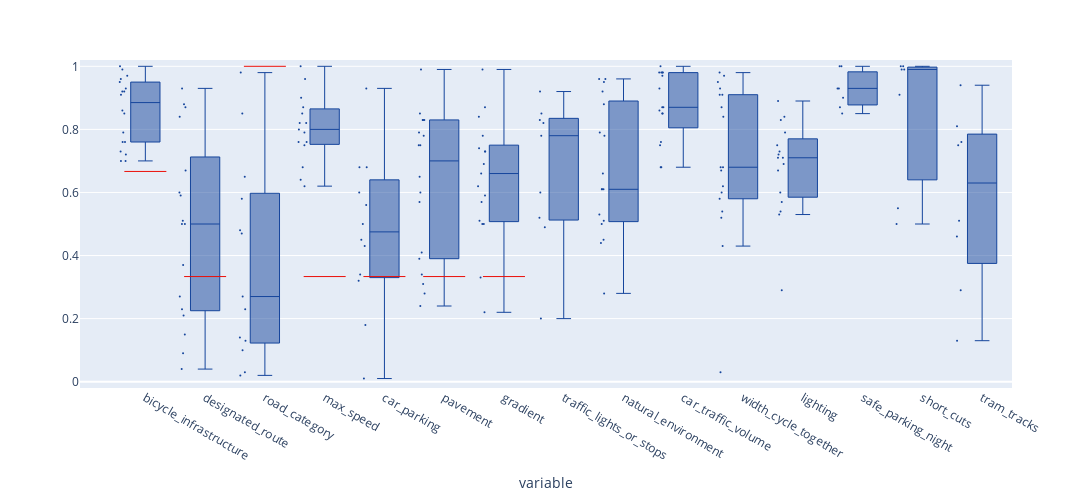

Notebook code cell kept with this figure:
### Code cell
ind_ws5 = ind_workshop.loc[:,ind_workshop.count()>4]
plot = ind_ws5.boxplot(points="all", title="Workshop: Indicator importance (indicators with min. 5 ratings)" if plot_title else None)
plot.update_layout(width=1200, height=500, yaxis=dict(range=[-0.02,1.02], title="importance" if plot_yAxTitle else None))
plot.update_traces(marker_color="#15459C", line_width=1, marker_size=2)
plot.add_scatter(name="bikeability", y=ind_netascore_norm, x=ind_netascore_norm.index, marker_size=30, line_color="#EB0F09", showlegend=False, mode="markers", marker_symbol="line-ew-open")
plot.show()
if export_html: plot.write_html(os.path.join(output_dir, "indicators_3.html"))
if export_png: plot.write_image(os.path.join(output_dir, "indicators_3.png"), scale=6)
if export_svg: plot.write_image(os.path.join(output_dir, "indicators_3.svg"))
if export_pdf: plot.write_image(os.path.join(output_dir, "indicators_3.pdf"))
print(f"Excluded indicators (with less than 5 ratings): {ind_workshop.loc[:,ind_workshop.count()<5].columns.to_list()}")

### Figure 1 — Plotly figure (JSON) as saved in the notebook; plotly's stock layout.template omitted (floating-point values rounded to 4 significant figures; data arrays with more than 128 entries replaced by an {"elided": "..."} marker saying what was removed)
{"data": [{"alignmentgroup": "True", "boxpoints": "all", "hovertemplate": "variable=%{x}<br>value=%{y}<extra></extra>", "legendgroup": "", "line": {"width": 1}, "marker": {"color": "#15459C", "size": 2}, "name": "", "notched": false, "offsetgroup": "", "orientation": "v", "showlegend": false, "type": "box", "x": {"elided": "270 str values"}, "x0": " ", "xaxis": "x", "y": {"elided": "270 float values"}, "y0": " ", "yaxis": "y"}, {"line": {"color": "#EB0F09"}, "marker": {"size": 30, "symbol": "line-ew-open"}, "mode": "markers", "name": "bikeability", "showlegend": false, "type": "scatter", "x": ["bicycle_infrastructure", "designated_route", "road_category", "max_speed", "car_parking", "pavement", "gradient"], "y": [0.6667, 0.3333, 1, 0.3333, 0.3333, 0.3333, 0.3333]}], "layout": {"boxmode": "group", "height": 500, "legend": {"tracegroupgap": 0}, "margin": {"t": 60}, "width": 1200, "xaxis": {"anchor": "y", "domain": [0, 1], "title": {"text": "variable"}}, "yaxis": {"anchor": "x", "domain": [0, 1], "range": [-0.02, 1.02], "title": {}}}}
